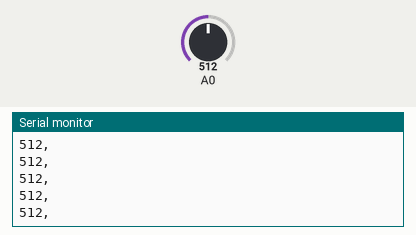
Recording of a sketch running on a simulated Arduino Uno, built with avr-gcc and run on an emulated ATmega328P. Shown: the last lines printed to the serial monitor. Inputs (shaded band) come from the test bench; at power-on: A0 = 512. Storage starts empty.

Above: at 1.2 s.
1.3 s: A0 set to 716
At 2.4 s:
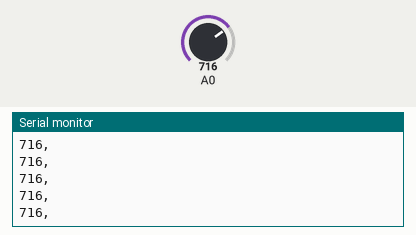
4.3 s: A0 set to 900
At 4.9 s:
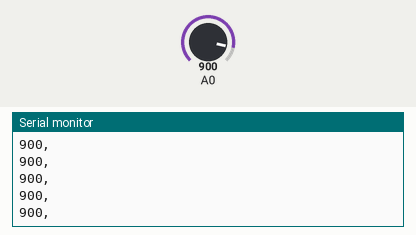
Timing chart, 0 to 7.3 s (numbered marks = the images above; inputs shaded):
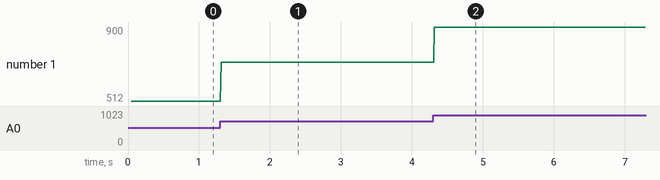

Measured:
- after the input at 1.3 s, the serial monitor: prints a new line at once (image 1)
- after the input at 4.3 s, the serial monitor: prints a new line at once (image 2)
- plotted number 1: 512 → 716 after the input at 1.3 s, 716 → 900 after the input at 4.3 s

The sketch:

Data_Logger.ino
```cpp
#include <SPI.h>
#include <SD.h>

const int chipSelect = 4;

void setup() {
  // Open serial communications and wait for port to open:
  Serial.begin(9600);
  while (!Serial) {
    ; // wait for serial port to connect. Needed for native USB port only
  }


  Serial.print("Initializing SD card...");

  // see if the card is present and can be initialized:
  if (!SD.begin(chipSelect)) {
    Serial.println("Card failed, or not present");
    // don't do anything more:
    while (1);
  }
  Serial.println("card initialized.");
}

void loop() {
  // make a string for assembling the data to log:
  String dataString = "";

  // read three sensors and append to the string:
  for (int analogPin = 0; analogPin < 1; analogPin++) {
    int sensor = analogRead(analogPin);
    dataString += String(sensor);
    if (analogPin < 2) {
      dataString += ",";
    }
  }

  // open the file. note that only one file can be open at a time,
  // so you have to close this one before opening another.
  File dataFile = SD.open("datalog.txt", FILE_WRITE);

  // if the file is available, write to it:
  if (dataFile) {
    dataFile.println(dataString);
    dataFile.close();
    // print to the serial port too:
    Serial.println(dataString);
  }
  // if the file isn't open, pop up an error:
  else {
    Serial.println("error opening datalog.txt");
  }
}
```
